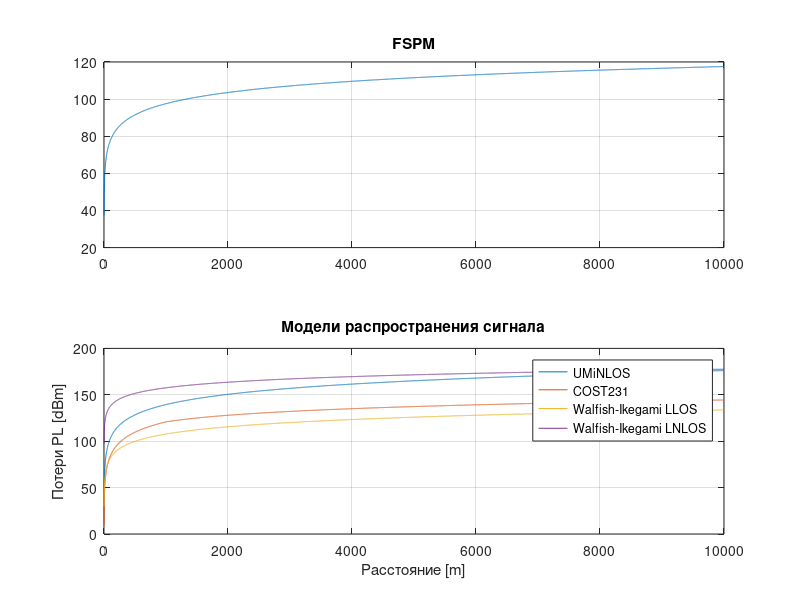
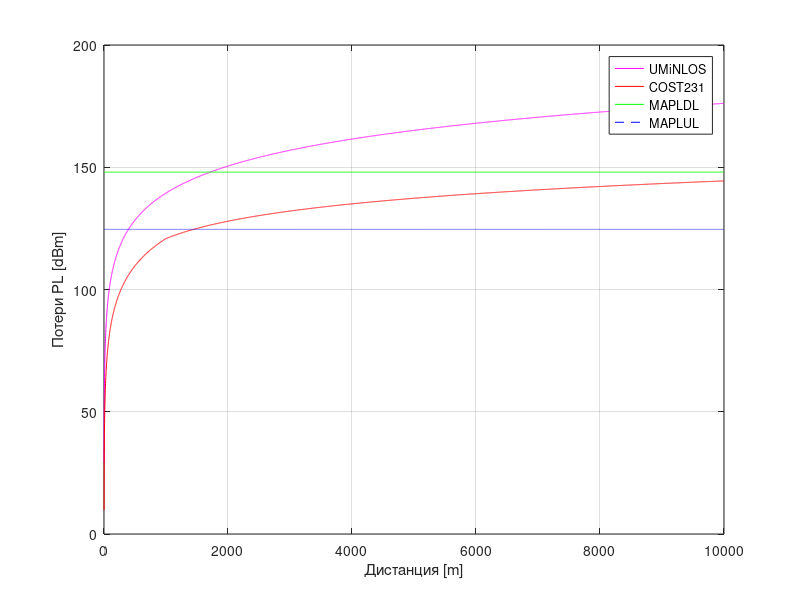

Recreate these plots in MATLAB, in order. (Note: this script raises an error after producing the figures.)
TXpowerBS = 46; %[dBm]
TXpowerUE = 24; %[dBm]
AntGainBS = 21; %[dBi]
MIMOGain = 3;
FeederLoss = 2;
IM = 1; %[dB]
PenetrationM = 15;
f_Hz = 1.8e9; %[Hz]
f_MHz = 1800; %[MHz]
f_GHz = 1.8; %[GHz]
f_UL = 10e6; 
f_DL = 20e6; 
c = 3e8; %[m/s]
d = 0:1:9999; %[m]
A = 46.3;
B = 33.9;
hBS = 150; %[m]
hms = 10; %[m]
S = 100;
S_femto = 4;

%Рассчёт модели COST231
a = 3.2 * power(log10(11.75 * hms), 2) - 4.97;
Lclutter = 3;
%s = 1;
s = 47.88 + 13.9 * log10(f_MHz) - (13.9 * log10(hBS)/log10(50));

for x = 1:1:length(d)-1
    if x < 1000
        s (end + 1) = (47.88 + 13.9 * log10(f_MHz) - 13.9 * log10(hBS))/log10(50); %Для d < 1km
    else 
        s (end + 1) = 44.9 - 6.55 * log10(f_MHz); %Для d >= 1km
    end
end


COST231_PL = A + B * log10(f_MHz) - 13.82 * log10(hBS) - a + s .* log10(d/1000) + Lclutter;

%Рассчёт модели FSPM
FSPM_PL = 20 * log10((4 * pi * f_Hz * d)/c);

%Рассчёт модели UMiNLOS
UMiNLOS_PL = 26 * log10(f_GHz) + 22.7 + 36.7 * log10(d);

%Рассчёт Walfish-Ikegami LLOS и Walfish-Ikegami LNLOS
delta_h = 250;

L1_1 = 0;
b = 15; %Среднее расстояние между зданиями
w = 20; %Средняя ширина улиц

ka = 54 - 0.8 * ((hBS/1000) - delta_h) * 1/0.5;
for g = 1/1000:1/1000:(length(d)-1)/1000
    if g <= 0.5
        ka(end + 1) = 54 - 0.8 * (hBS/1000 - delta_h/1000) * g/0.5; %hBS <= delta_h and d <= 0.5
    else
        ka(end + 1) = 54 - 0.8 * (hBS/1000 - delta_h/1000);
    end
end

fi = 45;
kd = 19 - 15 * (hBS/1000 - delta_h)/delta_h; %hBS <= delta_h

kf = -4 + 0.7 * ((f_MHz/925)-1);
LLOS = 42.6 + 20 * log10(f_MHz) + 26 * log10(d/1000);
L0 = 32.44 + 20 * log10(f_MHz) + 20 * log10(d);
L1 = L1_1 + ka + kd * log10(d/1000) + kf * log10(f_MHz) - 9 * log10(b);
L2 = -16.9 - 10 * log10(w) + 10 * log10(f_MHz) + 20 * log10(delta_h/1000 - hms/1000) - 10 + 0.354 * fi;

L3 = L1 + L2;

if L1 + L2 > 0
    LNLOS = L0 + L1 + L2;
else
    LNLOS = L0;
end

figure(1);
subplot(2, 1, 1);
plot(d, FSPM_PL);
title('FSPM');
grid();
subplot(2, 1, 2);
plot(d, UMiNLOS_PL, d, COST231_PL, d, LLOS, d, LNLOS);
title('Модели распространения сигнала');
%plot(d, FSPM_PL, d, LLOS);
%legend('FSPM', 'LLOS');
%plot(d, FSPM_PL, d, LNLOS);
%legend('FSPM', 'LNLOS');
grid();
ylabel('Потери PL [dBm]')
xlabel('Расстояние [m]')
legend('UMiNLOS', 'COST231', 'Walfish-Ikegami LLOS', 'Walfish-Ikegami LNLOS');

ThermalNoiseBS = -174 + 10 * log10(f_DL);
RxSensBS = 2.4 + ThermalNoiseBS + 4;
ThermalNoiseUE = -174 + 10 * log10(f_UL);
RxSensUE = 6 + ThermalNoiseUE + 2;

DL_MAPL = (TXpowerBS - FeederLoss + AntGainBS + MIMOGain - IM - PenetrationM - RxSensUE).*ones(1, length(d)); %[dB]
UL_MAPL = (TXpowerUE - FeederLoss + AntGainBS + MIMOGain - PenetrationM - IM - RxSensBS).*ones(1, length(d)); %[dB]

figure(2);
plot(d, UMiNLOS_PL, 'm', d, COST231_PL, 'r', d, DL_MAPL, 'g', d, UL_MAPL, '--b');
legend('UMiNLOS', 'COST231', 'MAPLDL', 'MAPLUL');
grid();
ylabel('Потери PL [dBm]');
xlabel('Дистанция [m]')

%Рассчёт радиуса покрытия базовой станции по модели COST231 для макро-сот
BS_Radius_COST = 0;
for z = 1:10:length(COST231_PL)
    if UL_MAPL(z) > COST231_PL(z)
        BS_Radius_COST = z;
    end
end

%Рассчёт радиуса покрытия базовой станции по модели UMiNLOS для фемто-сот
BS_Radius_UMiNLOS = 0;
for z = 1:10:length(UMiNLOS_PL)
    if UL_MAPL(z) > UMiNLOS_PL(z)
        BS_Radius_UMiNLOS = z;
    end
end

BS_S = 1.95 * power(BS_Radius_COST/1000, 2); %Рассчёт площади покрытия макро-сот
BS_S_femto = 1.95 * power(BS_Radius_UMiNLOS/1000, 2); %Рассчёт площади покрытия фемто-сот
result_macro = S/BS_S; %Количество макро-сот для покрытия площади 100кв км
result_femto = S_femto/BS_S_femto; %Количество фемто-сот для покрытия площади 4кв км

%Таблица
BS_column = {'Macro BS'; 'Femto BS'};
Original_S_km2 = [S; S_femto];
Radius_m = [BS_Radius_COST; BS_Radius_UMiNLOS];
BS_square_km = [BS_S; BS_S_femto];
Number_of_BS_rounded = [round(result_macro); round(result_femto)];
T = table(Original_S_km2, Radius_m, BS_square_km, Number_of_BS_rounded, 'RowNames',BS_column);